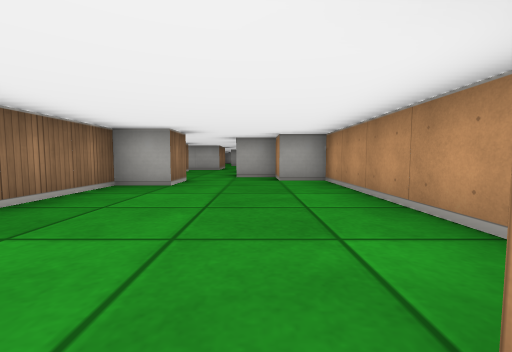
view 1 (above)

19 first-person views from a walk through a cub3D level. The camera is about half as high as the walls, tilts 4° down and sees 90° across. The floor is counted in squares. Each view is taken from the middle of a square. On the plan, view 1 faces up. The plan holds only what a view shows up to about 9 squares ahead; the rest is blank.

view 2
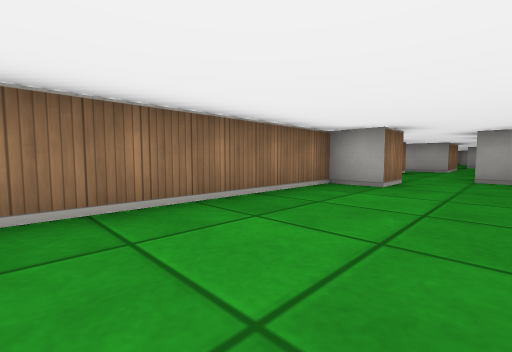

view 3
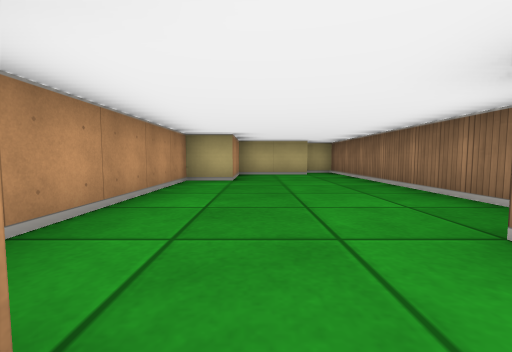

view 4
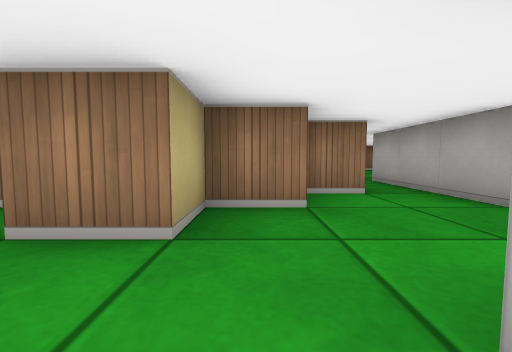

view 5
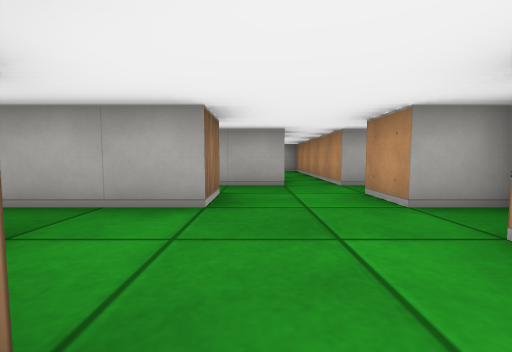

view 6
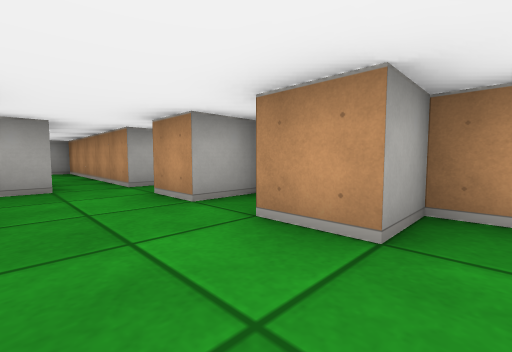

view 7
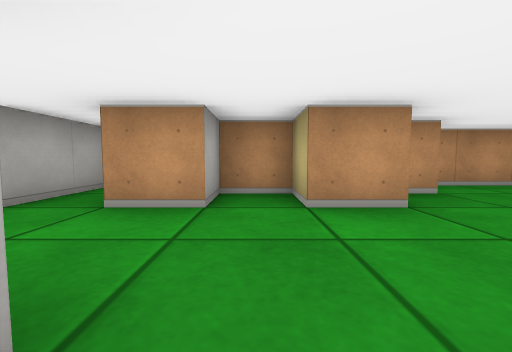

view 8
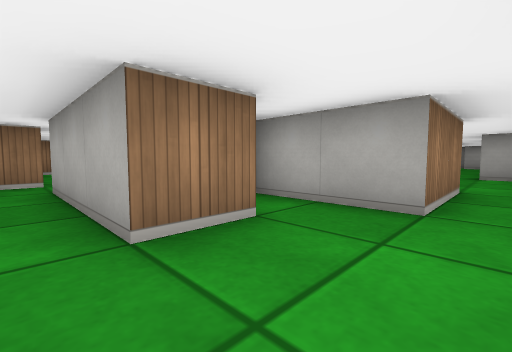

view 9
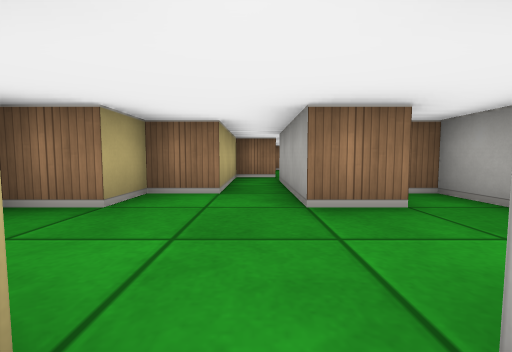

view 10
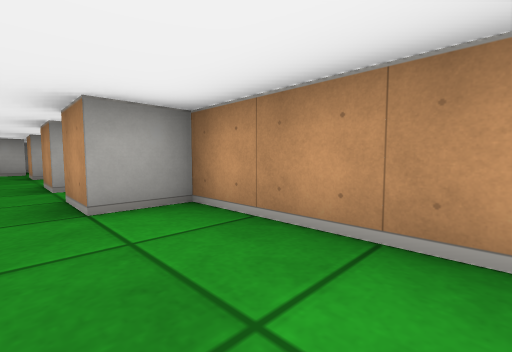

view 11
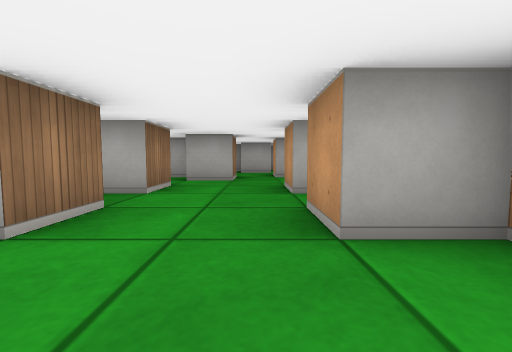

view 12
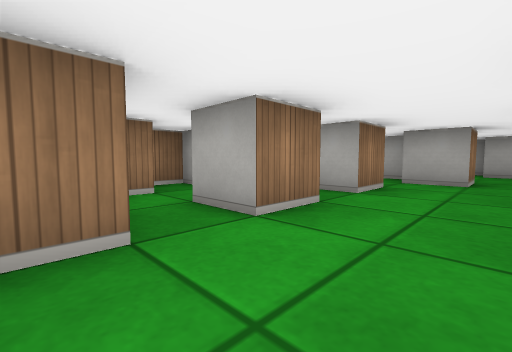

view 13
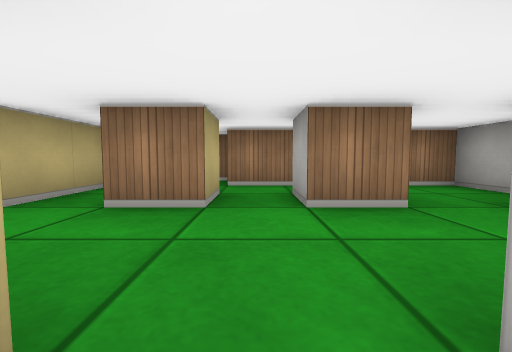

view 14
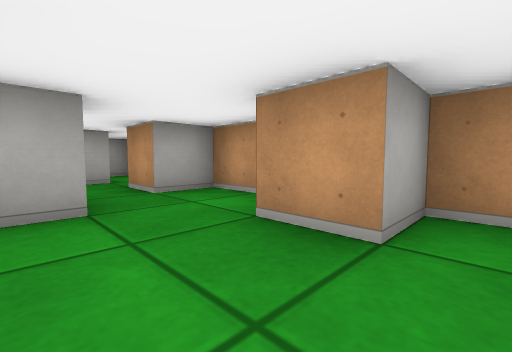

view 15
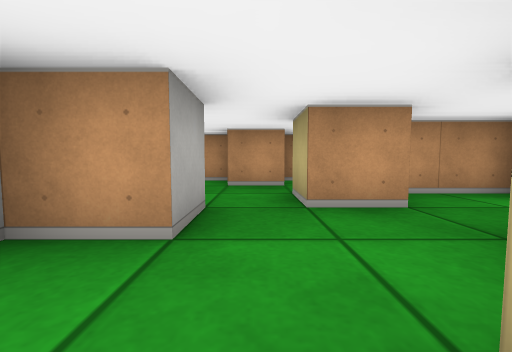

view 16
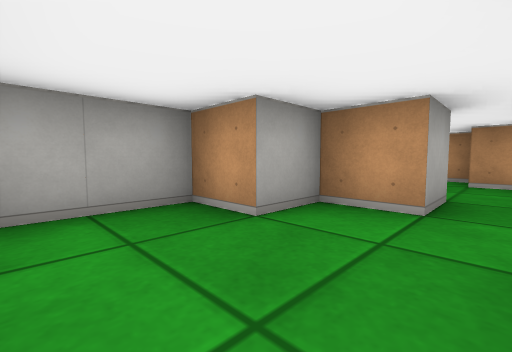

view 17
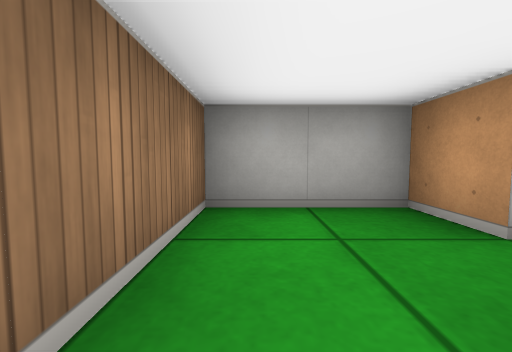

view 18
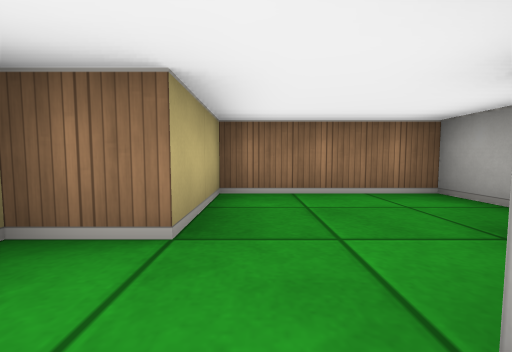

view 19
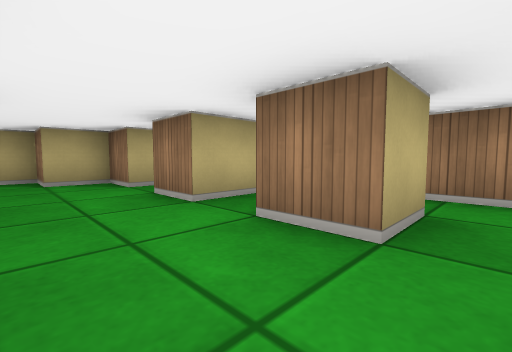

### Floor plan
Points are (right, up) in squares from view 1. A wall is a line through its corners. A room is listed if a view was taken in it or the views show most of it. See-through windows are left out.
Room 1 (views 1, 2, 3, 4, 5, 6, 7, 8, 9)
walls: (-1.6, -1.5) (0.5, -1.5) (0.5, 0.5) (1.5, 0.5) (1.5, 5.5) (0.5, 5.5) (0.5, 6.5) (-0.5, 6.5) (-0.5, 7.5) (0.5, 7.5) (0.5, 8.5) (-0.5, 8.5); (-3.5, 7.5) (-3.5, 6.5) (-2.5, 6.5) (-2.5, 5.5) (-1.5, 5.5) (-1.5, 4.5) (-2.5, 4.5) (-2.5, -2.5) (-1.6, -2.5); (-2.5, 8.5) (-3.5, 8.5)
ways out: opening at (-4, 8); opening at (-1.5, 9)
Room 2 (views 10, 11, 12, 13, 14, 19)
walls: (-4.5, 16.5) (-3.5, 16.5) (-3.5, 15.5) (-4.5, 15.5); (-4.6, 18.5) (-3.5, 18.5) (-3.5, 17.5) (-4.5, 17.5); (-0.5, 16.9) (-0.5, 17.5) (-1.5, 17.5) (-1.5, 18.5); (-5.5, 15.6) (-5.5, 15.1); (-0.5, 18.4) (-0.5, 20.5) (-1.5, 20.5) (-1.5, 21.5); (-5.2, 14.5) (-3.5, 14.5) (-3.5, 13.5) (-2.5, 13.5) (-2.5, 12.5) (-1.9, 12.5); (-6.5, 16.5) (-6.5, 15.9); (-2.5, 20.5) (-2.5, 19.5) (-3.5, 19.5); (-3.8, 20.5) (-5.5, 20.5) (-5.5, 16.5); (-3.5, 21.5) (-3.5, 20.5); (-0.5, 12.5) (-0.5, 15.5) (-1.5, 15.5) (-1.5, 16.5)
ways out: opening at (-2, 21) to room 4; opening at (-1, 13)
Room 3 (views 15, 16, 17)
walls: (-2.5, 22.5) (-2.5, 23.5) (-3.5, 23.5) (-3.5, 24.5) (-5.5, 24.5) (-5.5, 21.5) (-3.5, 21.5)
ways out: opening at (-3, 22) to room 4
Room 4 (view 18)
walls: (-1.4, 22.5) (-2.5, 22.5); (-0.5, 24.5) (-1.5, 24.5); (1.5, 22.5) (1.5, 23.1); (0.5, 21.4) (0.5, 22.5); (-1.5, 21.5) (-0.5, 21.5)
ways out: opening at (-2, 21) to room 2; opening at (-3, 22) to room 3

Where each view was taken, in squares from view 1:
view 1: 0 up, 0 right, facing up
view 2: 0 up, 0 right, facing up-left
view 3: 6 up, 0 right, facing down
view 4: 6 up, 0 right, facing left
view 5: 6 up, 2 left, facing up
view 6: 6 up, 2 left, facing up-right
view 7: 8 up, 3 left, facing right
view 8: 8 up, 1 left, facing up-left
view 9: 8 up, 0 right, facing left
view 10: 13 up, 2 left, facing up-right
view 11: 14 up, 2 left, facing up
view 12: 14 up, 2 left, facing up-left
view 13: 17 up, 1 left, facing left
view 14: 17 up, 3 left, facing up-right
view 15: 22 up, 4 left, facing right
view 16: 22 up, 5 left, facing up-right
view 17: 22 up, 5 left, facing up
view 18: 22 up, 2 left, facing left
view 19: 19 up, 2 left, facing down-left
